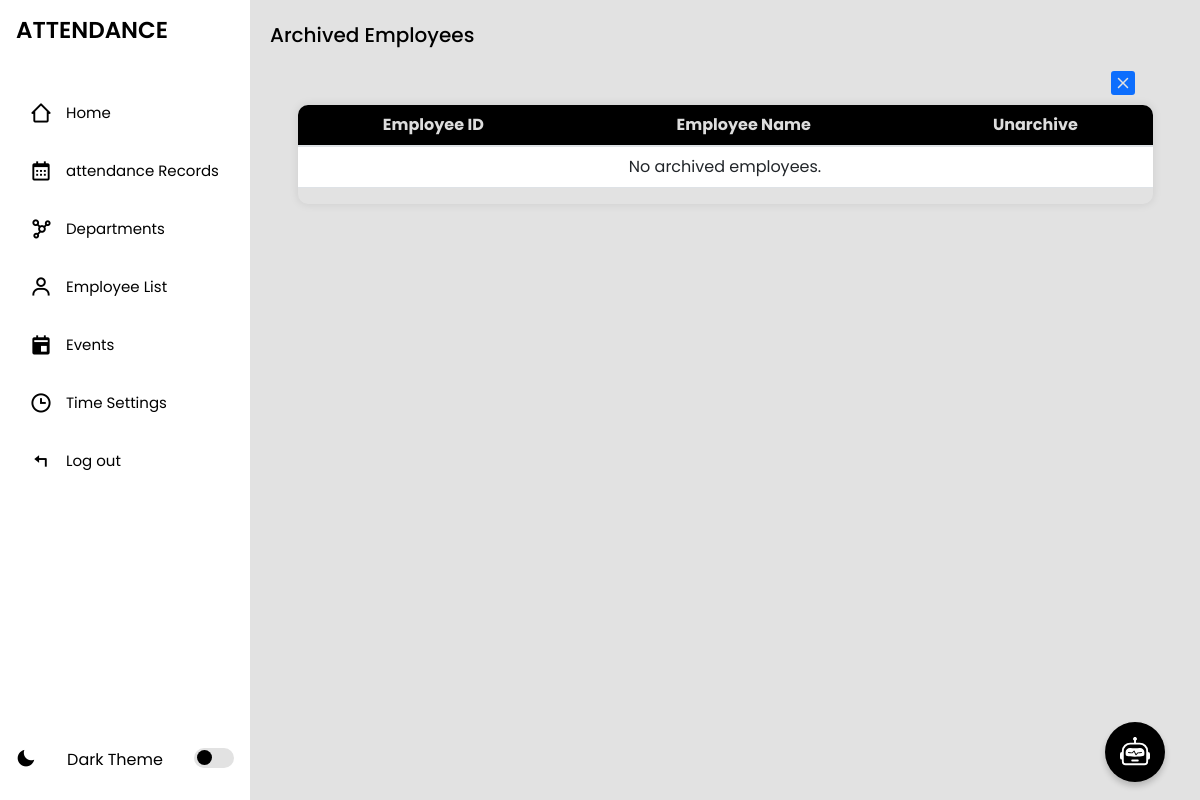
/archived-employees/ (signed in), run on an earlier commit of the app's database.
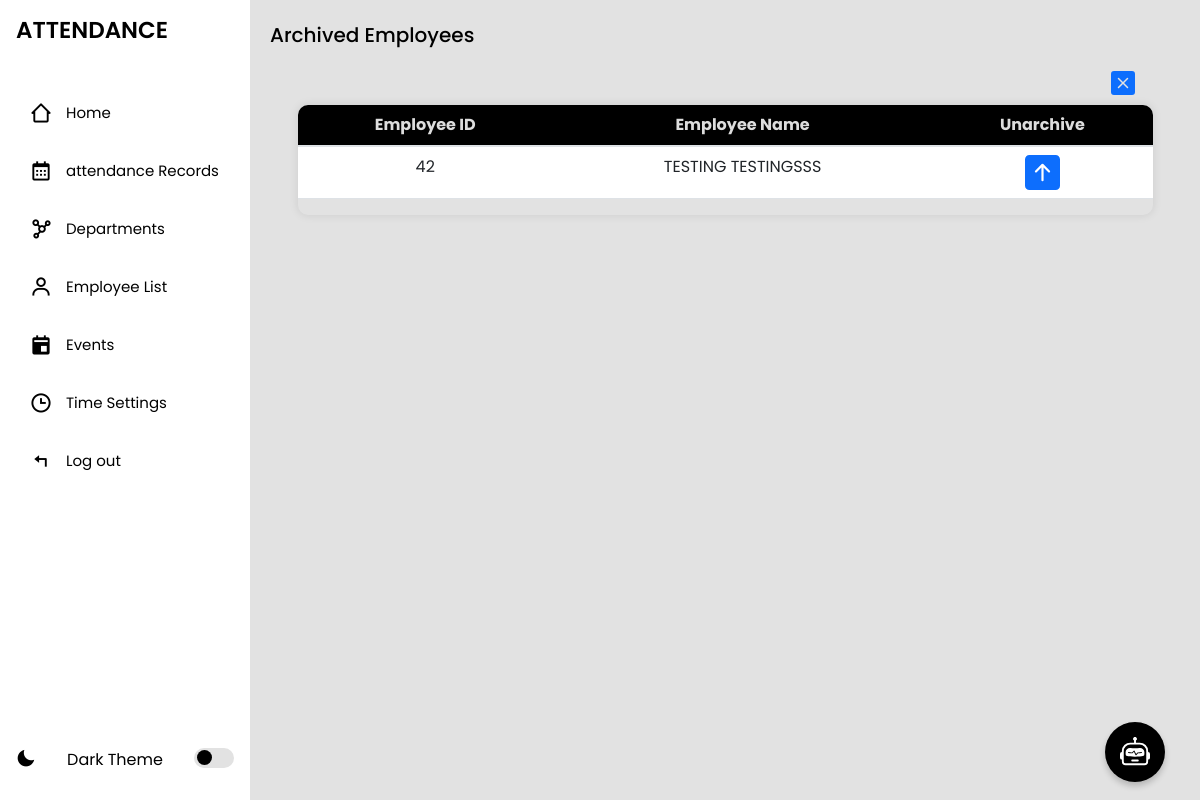
And on a later commit of the database.
### myapp/models.py (models this page shows, shortened)
class Employee(models.Model):
    employee_id = models.CharField(max_length=100, unique=True)
    first_name = models.CharField(max_length=120)
    last_name = models.CharField(max_length=120)
    username = models.CharField(max_length=100, unique=True, default='defaultuser')
    archived = models.BooleanField(default=False)
    password = models.CharField(max_length=128, default='defaultpassword')
    department_name = models.ForeignKey(Department, on_delete=models.CASCADE, related_name='employees')
    updated = models.DateTimeField(auto_now=True)
    created = models.DateTimeField(auto_now_add=True)
    class Meta:
        ordering = ['-updated', '-created']

### myapp/views.py (the view)
# urls.py: path('archived-employees/', views.archived_employees, name='archived_employees'),
@login_required
def archived_employees(request):
    archived_employees = Employee.objects.filter(archived=True)
    return render(request, 'archived_employees.html', {
        'archived_employees': archived_employees
    })

### myapp/templates/archived_employees.html (shortened to what this page needs)
{% extends 'index.html' %}
{% block content %}
<section class="home">
    <p class="today">Archived Employees</p>
    <div style=" display: flex; justify-content: end; margin-right: 65px;">
        <a href="{% url 'employeelist' %}" aria-label="Close">
        </a>
</div>
    <div class="table-container">
        <table class="table">
            <thead>
                <tr>
                    <th scope="col">Employee ID</th>
                    <th scope="col">Employee Name</th>
                    <th scope="col">Unarchive</th>
                </tr>
            </thead>
            <tbody>
                {% for employee in archived_employees %}
                <tr>
                    <td>{{ employee.id }}</td>
                    <td>{{ employee.first_name }} {{ employee.last_name }}</td>
                    <td>
                        <a href="{% url 'unarchive_employee' employee.id %}" >
                        </a>
                    </td>
                </tr>
                {% empty %}
                <tr>
                    <td colspan="3">No archived employees.</td>
                </tr>
                {% endfor %}
            </tbody>
        </table>
    </div>
</section>
{% endblock %}

What changed in the data, as far as the page shows it:
now on this page (row edited): Employee: id "42", first_name "TESTING", last_name "TESTINGSSS"
Also different on the page:
text no longer shown: "No archived employees."
